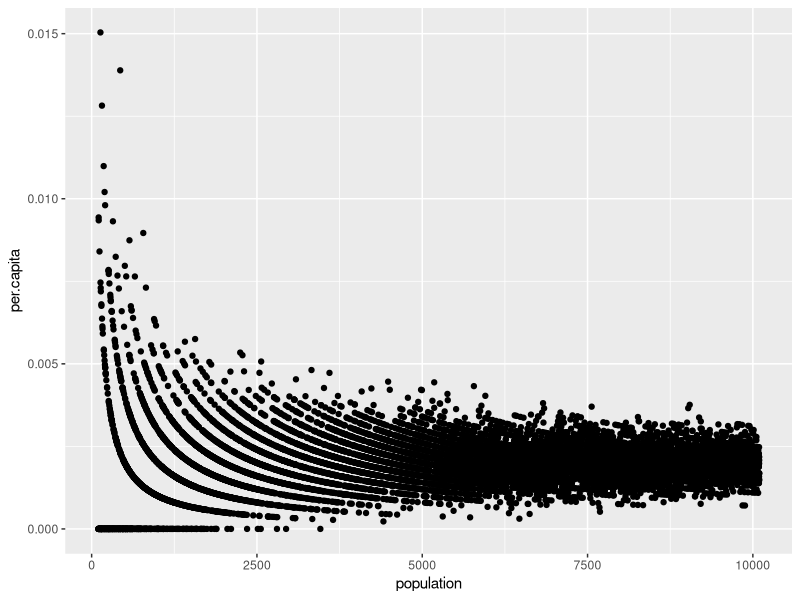
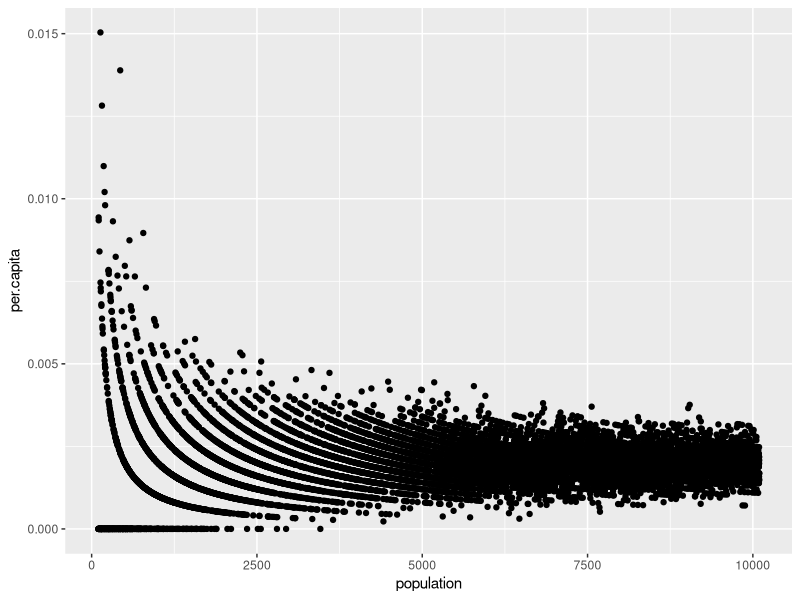
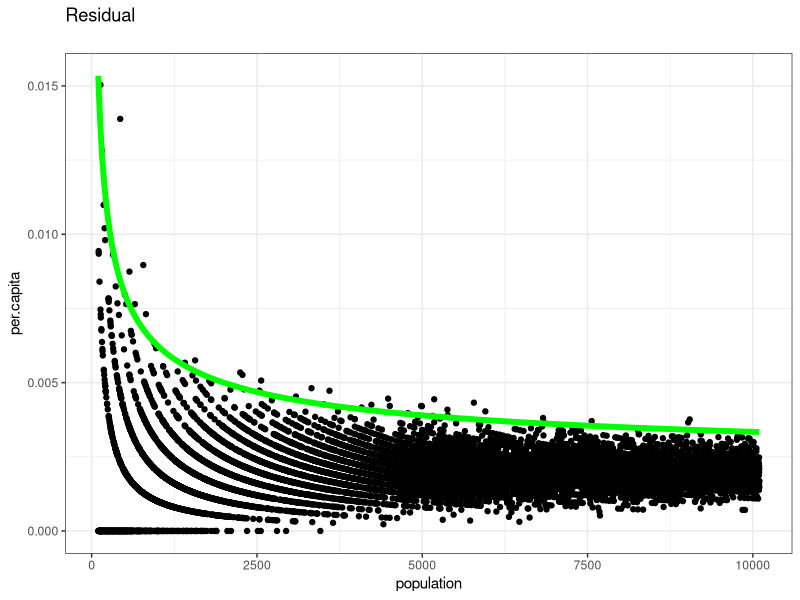

These figures' R source, in order:
## ---- chunk 1
library(ggplot2)
library(plyr)
library(reshape2)
## ---- chunk 2
binomial.data = read.csv(file = 'binomial_data.csv', header = TRUE)
## ---- chunk 3
# Compute overall per capita rate
overall.rate = sum(binomial.data$actual)/sum(binomial.data$population)
overall.rate

## ---- chunk 4
# Determine each country's per capita rate
binomial.data = mutate(binomial.data, per.capita = actual / population)

ggplot(data = binomial.data, mapping = aes(x = population, y = per.capita)) + geom_point()
## ---- chunk 5
# fill in
binomial.data = mutate(binomial.data, 
                       expected = population * overall.rate,
                       st.dev = sqrt(expected*(1-overall.rate)),
                       residual = actual - expected,
                       std.residual = residual / st.dev)
ggplot(data = binomial.data, mapping = aes(x = population, y = per.capita)) + geom_point()
## ---- chunk 6
# fill in

ggplot(data = binomial.data, mapping = aes(x = population, y = per.capita)) + geom_point() + 
  geom_line(mapping=aes(y = (expected + 3*st.dev)/population), color='green', size = 2) +
  labs(title = "Residual\n", color = "Legend Title\n") + 
  scale_color_manual(labels = c(">3 residuals")) +
  theme_bw()
## ---- chunk 7

# Reference 
binomial.data = mutate(binomial.data, cutoff = (expected + 3*st.dev)/population, above.cutoff = per.capita > cutoff)


# Computing the number of residual with value greater than 3
residual.count <- sum(binomial.data['residual'] > 3)
